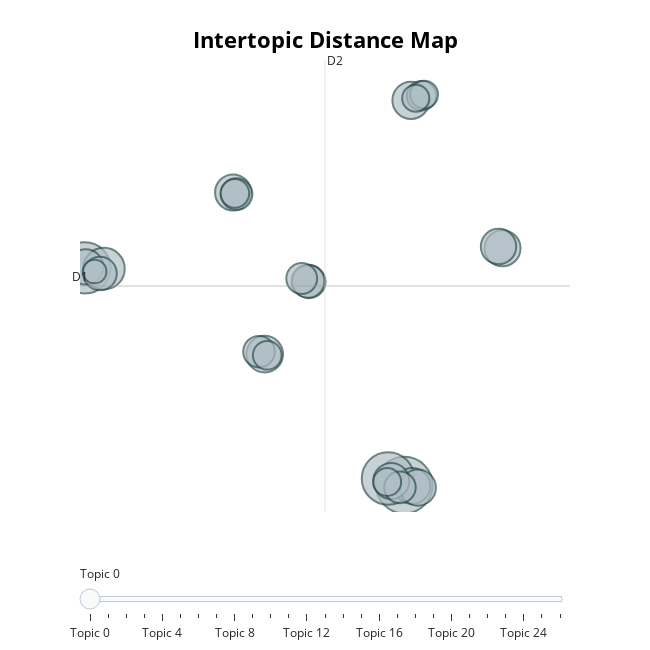

This figure's notebook cell:
### Code cell
topic_model.visualize_topics().show()

### Figure 1 — Plotly figure (JSON) as saved in the notebook; plotly's stock layout.template omitted (floating-point values rounded to 4 significant figures)
{"data": [{"customdata": [[0, "conference | call | raven | welcome | recorded", 74], [1, "and | raven | the | of | our", 64], [2, "electronic | and | we | systems | business", 61], [3, "cash | we | dividend | to | million", 40], [4, "sales | film | disaster | million | films", 32], [5, "aerostar | balloon | and | altitude | for", 31], [6, "turn | call | questions | comments | to", 30], [7, "our | in | atd | we | ag", 30], [8, "operator |  |  |  | ", 30], [9, "presentation |  |  |  | ", 30], [10, "you | thank | we | and | thanks", 30], [11, " |  |  |  | ", 29], [12, "flow | controls | sales | and | in", 29], [13, "quarter | fourth | year | the | will", 26], [14, "president | rykhus | chief | officer | daniel", 25], [15, "vp | relations | board | industries | treasurer", 25], [16, "efd | cli | market | geomembrane | the", 23], [17, "statements | call | forward | looking | made", 23], [18, "contract | parachute | parachutes | aerostar | we", 23], [19, "ceo | moquist | ron | incorporated | industries", 22], [20, "barrier | and | radon | new | product", 20], [21, "steering | tractor | gps | products | and", 19], [22, "aerostar | division | year | sales | million", 19], [23, "copy | release | thank | retrieve | outlining", 18], [24, "resin | raw | price | plastic | increases", 18], [25, "films | markets | we | capacity | equipment", 17], [26, "operating | we | sales | divisions | margins", 13]], "hovertemplate": "<b>Topic %{customdata[0]}</b><br>%{customdata[1]}<br>Size: %{customdata[2]}", "legendgroup": "", "marker": {"color": "#B0BEC5", "line": {"color": "DarkSlateGrey", "width": 2}, "size": [74, 64, 61, 40, 32, 31, 30, 30, 30, 30, 30, 29, 29, 26, 25, 25, 23, 23, 23, 22, 20, 19, 19, 18, 18, 17, 13], "sizemode": "area", "sizeref": 0.04625, "symbol": "circle"}, "mode": "markers", "name": "", "orientation": "v", "showlegend": false, "type": "scatter", "x": [15.49, 14.78, 1.426, 2.266, 15.78, 9.343, 15.84, 7.952, 16.09, 19.81, 14.92, 19.64, 1.456, 2.092, 11.3, 11.25, 8.108, 15.3, 9.093, 10.97, 16.25, 8.03, 9.456, 14.74, 16.36, 15.99, 1.855], "xaxis": "x", "y": [-16.03, -15.36, 5.736, 5.654, 22.51, -2.909, -16.11, 13.28, -16.28, 7.694, -15.61, 7.867, 5.828, 5.169, 4.341, 4.388, 13.12, -16.25, -2.659, 4.663, 22.98, 13.2, -3.023, -15.71, 23.09, 22.72, 5.371], "yaxis": "y"}], "layout": {"annotations": [{"showarrow": false, "text": "D1", "x": 1.212, "y": 3.917, "yshift": 10}, {"showarrow": false, "text": "D2", "x": 12.0, "xshift": 10, "y": 26.55}], "height": 650, "hoverlabel": {"bgcolor": "white", "font": {"family": "Rockwell", "size": 16}}, "legend": {"itemsizing": "constant", "tracegroupgap": 0}, "margin": {"t": 60}, "shapes": [{"line": {"color": "#CFD8DC", "width": 2}, "type": "line", "x0": 12.0, "x1": 12.0, "y0": -18.72, "y1": 26.55}, {"line": {"color": "#9E9E9E", "width": 2}, "type": "line", "x0": 1.212, "x1": 22.79, "y0": 3.917, "y1": 3.917}], "sliders": [{"active": 0, "pad": {"t": 50}, "steps": [{"args": [{"marker.color": [["red", "#B0BEC5", "#B0BEC5", "#B0BEC5", "#B0BEC5", "#B0BEC5", "#B0BEC5", "#B0BEC5", "#B0BEC5", "#B0BEC5", "#B0BEC5", "#B0BEC5", "#B0BEC5", "#B0BEC5", "#B0BEC5", "#B0BEC5", "#B0BEC5", "#B0BEC5", "#B0BEC5", "#B0BEC5", "#B0BEC5", "#B0BEC5", "#B0BEC5", "#B0BEC5", "#B0BEC5", "#B0BEC5", "#B0BEC5"]]}], "label": "Topic 0", "method": "update"}, {"args": [{"marker.color": [["#B0BEC5", "red", "#B0BEC5", "#B0BEC5", "#B0BEC5", "#B0BEC5", "#B0BEC5", "#B0BEC5", "#B0BEC5", "#B0BEC5", "#B0BEC5", "#B0BEC5", "#B0BEC5", "#B0BEC5", "#B0BEC5", "#B0BEC5", "#B0BEC5", "#B0BEC5", "#B0BEC5", "#B0BEC5", "#B0BEC5", "#B0BEC5", "#B0BEC5", "#B0BEC5", "#B0BEC5", "#B0BEC5", "#B0BEC5"]]}], "label": "Topic 1", "method": "update"}, {"args": [{"marker.color": [["#B0BEC5", "#B0BEC5", "red", "#B0BEC5", "#B0BEC5", "#B0BEC5", "#B0BEC5", "#B0BEC5", "#B0BEC5", "#B0BEC5", "#B0BEC5", "#B0BEC5", "#B0BEC5", "#B0BEC5", "#B0BEC5", "#B0BEC5", "#B0BEC5", "#B0BEC5", "#B0BEC5", "#B0BEC5", "#B0BEC5", "#B0BEC5", "#B0BEC5", "#B0BEC5", "#B0BEC5", "#B0BEC5", "#B0BEC5"]]}], "label": "Topic 2", "method": "update"}, {"args": [{"marker.color": [["#B0BEC5", "#B0BEC5", "#B0BEC5", "red", "#B0BEC5", "#B0BEC5", "#B0BEC5", "#B0BEC5", "#B0BEC5", "#B0BEC5", "#B0BEC5", "#B0BEC5", "#B0BEC5", "#B0BEC5", "#B0BEC5", "#B0BEC5", "#B0BEC5", "#B0BEC5", "#B0BEC5", "#B0BEC5", "#B0BEC5", "#B0BEC5", "#B0BEC5", "#B0BEC5", "#B0BEC5", "#B0BEC5", "#B0BEC5"]]}], "label": "Topic 3", "method": "update"}, {"args": [{"marker.color": [["#B0BEC5", "#B0BEC5", "#B0BEC5", "#B0BEC5", "red", "#B0BEC5", "#B0BEC5", "#B0BEC5", "#B0BEC5", "#B0BEC5", "#B0BEC5", "#B0BEC5", "#B0BEC5", "#B0BEC5", "#B0BEC5", "#B0BEC5", "#B0BEC5", "#B0BEC5", "#B0BEC5", "#B0BEC5", "#B0BEC5", "#B0BEC5", "#B0BEC5", "#B0BEC5", "#B0BEC5", "#B0BEC5", "#B0BEC5"]]}], "label": "Topic 4", "method": "update"}, {"args": [{"marker.color": [["#B0BEC5", "#B0BEC5", "#B0BEC5", "#B0BEC5", "#B0BEC5", "red", "#B0BEC5", "#B0BEC5", "#B0BEC5", "#B0BEC5", "#B0BEC5", "#B0BEC5", "#B0BEC5", "#B0BEC5", "#B0BEC5", "#B0BEC5", "#B0BEC5", "#B0BEC5", "#B0BEC5", "#B0BEC5", "#B0BEC5", "#B0BEC5", "#B0BEC5", "#B0BEC5", "#B0BEC5", "#B0BEC5", "#B0BEC5"]]}], "label": "Topic 5", "method": "update"}, {"args": [{"marker.color": [["#B0BEC5", "#B0BEC5", "#B0BEC5", "#B0BEC5", "#B0BEC5", "#B0BEC5", "red", "#B0BEC5", "#B0BEC5", "#B0BEC5", "#B0BEC5", "#B0BEC5", "#B0BEC5", "#B0BEC5", "#B0BEC5", "#B0BEC5", "#B0BEC5", "#B0BEC5", "#B0BEC5", "#B0BEC5", "#B0BEC5", "#B0BEC5", "#B0BEC5", "#B0BEC5", "#B0BEC5", "#B0BEC5", "#B0BEC5"]]}], "label": "Topic 6", "method": "update"}, {"args": [{"marker.color": [["#B0BEC5", "#B0BEC5", "#B0BEC5", "#B0BEC5", "#B0BEC5", "#B0BEC5", "#B0BEC5", "red", "#B0BEC5", "#B0BEC5", "#B0BEC5", "#B0BEC5", "#B0BEC5", "#B0BEC5", "#B0BEC5", "#B0BEC5", "#B0BEC5", "#B0BEC5", "#B0BEC5", "#B0BEC5", "#B0BEC5", "#B0BEC5", "#B0BEC5", "#B0BEC5", "#B0BEC5", "#B0BEC5", "#B0BEC5"]]}], "label": "Topic 7", "method": "update"}, {"args": [{"marker.color": [["#B0BEC5", "#B0BEC5", "#B0BEC5", "#B0BEC5", "#B0BEC5", "#B0BEC5", "#B0BEC5", "#B0BEC5", "red", "#B0BEC5", "#B0BEC5", "#B0BEC5", "#B0BEC5", "#B0BEC5", "#B0BEC5", "#B0BEC5", "#B0BEC5", "#B0BEC5", "#B0BEC5", "#B0BEC5", "#B0BEC5", "#B0BEC5", "#B0BEC5", "#B0BEC5", "#B0BEC5", "#B0BEC5", "#B0BEC5"]]}], "label": "Topic 8", "method": "update"}, {"args": [{"marker.color": [["#B0BEC5", "#B0BEC5", "#B0BEC5", "#B0BEC5", "#B0BEC5", "#B0BEC5", "#B0BEC5", "#B0BEC5", "#B0BEC5", "red", "#B0BEC5", "#B0BEC5", "#B0BEC5", "#B0BEC5", "#B0BEC5", "#B0BEC5", "#B0BEC5", "#B0BEC5", "#B0BEC5", "#B0BEC5", "#B0BEC5", "#B0BEC5", "#B0BEC5", "#B0BEC5", "#B0BEC5", "#B0BEC5", "#B0BEC5"]]}], "label": "Topic 9", "method": "update"}, {"args": [{"marker.color": [["#B0BEC5", "#B0BEC5", "#B0BEC5", "#B0BEC5", "#B0BEC5", "#B0BEC5", "#B0BEC5", "#B0BEC5", "#B0BEC5", "#B0BEC5", "red", "#B0BEC5", "#B0BEC5", "#B0BEC5", "#B0BEC5", "#B0BEC5", "#B0BEC5", "#B0BEC5", "#B0BEC5", "#B0BEC5", "#B0BEC5", "#B0BEC5", "#B0BEC5", "#B0BEC5", "#B0BEC5", "#B0BEC5", "#B0BEC5"]]}], "label": "Topic 10", "method": "update"}, {"args": [{"marker.color": [["#B0BEC5", "#B0BEC5", "#B0BEC5", "#B0BEC5", "#B0BEC5", "#B0BEC5", "#B0BEC5", "#B0BEC5", "#B0BEC5", "#B0BEC5", "#B0BEC5", "red", "#B0BEC5", "#B0BEC5", "#B0BEC5", "#B0BEC5", "#B0BEC5", "#B0BEC5", "#B0BEC5", "#B0BEC5", "#B0BEC5", "#B0BEC5", "#B0BEC5", "#B0BEC5", "#B0BEC5", "#B0BEC5", "#B0BEC5"]]}], "label": "Topic 11", "method": "update"}, {"args": [{"marker.color": [["#B0BEC5", "#B0BEC5", "#B0BEC5", "#B0BEC5", "#B0BEC5", "#B0BEC5", "#B0BEC5", "#B0BEC5", "#B0BEC5", "#B0BEC5", "#B0BEC5", "#B0BEC5", "red", "#B0BEC5", "#B0BEC5", "#B0BEC5", "#B0BEC5", "#B0BEC5", "#B0BEC5", "#B0BEC5", "#B0BEC5", "#B0BEC5", "#B0BEC5", "#B0BEC5", "#B0BEC5", "#B0BEC5", "#B0BEC5"]]}], "label": "Topic 12", "method": "update"}, {"args": [{"marker.color": [["#B0BEC5", "#B0BEC5", "#B0BEC5", "#B0BEC5", "#B0BEC5", "#B0BEC5", "#B0BEC5", "#B0BEC5", "#B0BEC5", "#B0BEC5", "#B0BEC5", "#B0BEC5", "#B0BEC5", "red", "#B0BEC5", "#B0BEC5", "#B0BEC5", "#B0BEC5", "#B0BEC5", "#B0BEC5", "#B0BEC5", "#B0BEC5", "#B0BEC5", "#B0BEC5", "#B0BEC5", "#B0BEC5", "#B0BEC5"]]}], "label": "Topic 13", "method": "update"}, {"args": [{"marker.color": [["#B0BEC5", "#B0BEC5", "#B0BEC5", "#B0BEC5", "#B0BEC5", "#B0BEC5", "#B0BEC5", "#B0BEC5", "#B0BEC5", "#B0BEC5", "#B0BEC5", "#B0BEC5", "#B0BEC5", "#B0BEC5", "red", "#B0BEC5", "#B0BEC5", "#B0BEC5", "#B0BEC5", "#B0BEC5", "#B0BEC5", "#B0BEC5", "#B0BEC5", "#B0BEC5", "#B0BEC5", "#B0BEC5", "#B0BEC5"]]}], "label": "Topic 14", "method": "update"}, {"args": [{"marker.color": [["#B0BEC5", "#B0BEC5", "#B0BEC5", "#B0BEC5", "#B0BEC5", "#B0BEC5", "#B0BEC5", "#B0BEC5", "#B0BEC5", "#B0BEC5", "#B0BEC5", "#B0BEC5", "#B0BEC5", "#B0BEC5", "#B0BEC5", "red", "#B0BEC5", "#B0BEC5", "#B0BEC5", "#B0BEC5", "#B0BEC5", "#B0BEC5", "#B0BEC5", "#B0BEC5", "#B0BEC5", "#B0BEC5", "#B0BEC5"]]}], "label": "Topic 15", "method": "update"}, {"args": [{"marker.color": [["#B0BEC5", "#B0BEC5", "#B0BEC5", "#B0BEC5", "#B0BEC5", "#B0BEC5", "#B0BEC5", "#B0BEC5", "#B0BEC5", "#B0BEC5", "#B0BEC5", "#B0BEC5", "#B0BEC5", "#B0BEC5", "#B0BEC5", "#B0BEC5", "red", "#B0BEC5", "#B0BEC5", "#B0BEC5", "#B0BEC5", "#B0BEC5", "#B0BEC5", "#B0BEC5", "#B0BEC5", "#B0BEC5", "#B0BEC5"]]}], "label": "Topic 16", "method": "update"}, {"args": [{"marker.color": [["#B0BEC5", "#B0BEC5", "#B0BEC5", "#B0BEC5", "#B0BEC5", "#B0BEC5", "#B0BEC5", "#B0BEC5", "#B0BEC5", "#B0BEC5", "#B0BEC5", "#B0BEC5", "#B0BEC5", "#B0BEC5", "#B0BEC5", "#B0BEC5", "#B0BEC5", "red", "#B0BEC5", "#B0BEC5", "#B0BEC5", "#B0BEC5", "#B0BEC5", "#B0BEC5", "#B0BEC5", "#B0BEC5", "#B0BEC5"]]}], "label": "Topic 17", "method": "update"}, {"args": [{"marker.color": [["#B0BEC5", "#B0BEC5", "#B0BEC5", "#B0BEC5", "#B0BEC5", "#B0BEC5", "#B0BEC5", "#B0BEC5", "#B0BEC5", "#B0BEC5", "#B0BEC5", "#B0BEC5", "#B0BEC5", "#B0BEC5", "#B0BEC5", "#B0BEC5", "#B0BEC5", "#B0BEC5", "red", "#B0BEC5", "#B0BEC5", "#B0BEC5", "#B0BEC5", "#B0BEC5", "#B0BEC5", "#B0BEC5", "#B0BEC5"]]}], "label": "Topic 18", "method": "update"}, {"args": [{"marker.color": [["#B0BEC5", "#B0BEC5", "#B0BEC5", "#B0BEC5", "#B0BEC5", "#B0BEC5", "#B0BEC5", "#B0BEC5", "#B0BEC5", "#B0BEC5", "#B0BEC5", "#B0BEC5", "#B0BEC5", "#B0BEC5", "#B0BEC5", "#B0BEC5", "#B0BEC5", "#B0BEC5", "#B0BEC5", "red", "#B0BEC5", "#B0BEC5", "#B0BEC5", "#B0BEC5", "#B0BEC5", "#B0BEC5", "#B0BEC5"]]}], "label": "Topic 19", "method": "update"}, {"args": [{"marker.color": [["#B0BEC5", "#B0BEC5", "#B0BEC5", "#B0BEC5", "#B0BEC5", "#B0BEC5", "#B0BEC5", "#B0BEC5", "#B0BEC5", "#B0BEC5", "#B0BEC5", "#B0BEC5", "#B0BEC5", "#B0BEC5", "#B0BEC5", "#B0BEC5", "#B0BEC5", "#B0BEC5", "#B0BEC5", "#B0BEC5", "red", "#B0BEC5", "#B0BEC5", "#B0BEC5", "#B0BEC5", "#B0BEC5", "#B0BEC5"]]}], "label": "Topic 20", "method": "update"}, {"args": [{"marker.color": [["#B0BEC5", "#B0BEC5", "#B0BEC5", "#B0BEC5", "#B0BEC5", "#B0BEC5", "#B0BEC5", "#B0BEC5", "#B0BEC5", "#B0BEC5", "#B0BEC5", "#B0BEC5", "#B0BEC5", "#B0BEC5", "#B0BEC5", "#B0BEC5", "#B0BEC5", "#B0BEC5", "#B0BEC5", "#B0BEC5", "#B0BEC5", "red", "#B0BEC5", "#B0BEC5", "#B0BEC5", "#B0BEC5", "#B0BEC5"]]}], "label": "Topic 21", "method": "update"}, {"args": [{"marker.color": [["#B0BEC5", "#B0BEC5", "#B0BEC5", "#B0BEC5", "#B0BEC5", "#B0BEC5", "#B0BEC5", "#B0BEC5", "#B0BEC5", "#B0BEC5", "#B0BEC5", "#B0BEC5", "#B0BEC5", "#B0BEC5", "#B0BEC5", "#B0BEC5", "#B0BEC5", "#B0BEC5", "#B0BEC5", "#B0BEC5", "#B0BEC5", "#B0BEC5", "red", "#B0BEC5", "#B0BEC5", "#B0BEC5", "#B0BEC5"]]}], "label": "Topic 22", "method": "update"}, {"args": [{"marker.color": [["#B0BEC5", "#B0BEC5", "#B0BEC5", "#B0BEC5", "#B0BEC5", "#B0BEC5", "#B0BEC5", "#B0BEC5", "#B0BEC5", "#B0BEC5", "#B0BEC5", "#B0BEC5", "#B0BEC5", "#B0BEC5", "#B0BEC5", "#B0BEC5", "#B0BEC5", "#B0BEC5", "#B0BEC5", "#B0BEC5", "#B0BEC5", "#B0BEC5", "#B0BEC5", "red", "#B0BEC5", "#B0BEC5", "#B0BEC5"]]}], "label": "Topic 23", "method": "update"}, {"args": [{"marker.color": [["#B0BEC5", "#B0BEC5", "#B0BEC5", "#B0BEC5", "#B0BEC5", "#B0BEC5", "#B0BEC5", "#B0BEC5", "#B0BEC5", "#B0BEC5", "#B0BEC5", "#B0BEC5", "#B0BEC5", "#B0BEC5", "#B0BEC5", "#B0BEC5", "#B0BEC5", "#B0BEC5", "#B0BEC5", "#B0BEC5", "#B0BEC5", "#B0BEC5", "#B0BEC5", "#B0BEC5", "red", "#B0BEC5", "#B0BEC5"]]}], "label": "Topic 24", "method": "update"}, {"args": [{"marker.color": [["#B0BEC5", "#B0BEC5", "#B0BEC5", "#B0BEC5", "#B0BEC5", "#B0BEC5", "#B0BEC5", "#B0BEC5", "#B0BEC5", "#B0BEC5", "#B0BEC5", "#B0BEC5", "#B0BEC5", "#B0BEC5", "#B0BEC5", "#B0BEC5", "#B0BEC5", "#B0BEC5", "#B0BEC5", "#B0BEC5", "#B0BEC5", "#B0BEC5", "#B0BEC5", "#B0BEC5", "#B0BEC5", "red", "#B0BEC5"]]}], "label": "Topic 25", "method": "update"}, {"args": [{"marker.color": [["#B0BEC5", "#B0BEC5", "#B0BEC5", "#B0BEC5", "#B0BEC5", "#B0BEC5", "#B0BEC5", "#B0BEC5", "#B0BEC5", "#B0BEC5", "#B0BEC5", "#B0BEC5", "#B0BEC5", "#B0BEC5", "#B0BEC5", "#B0BEC5", "#B0BEC5", "#B0BEC5", "#B0BEC5", "#B0BEC5", "#B0BEC5", "#B0BEC5", "#B0BEC5", "#B0BEC5", "#B0BEC5", "#B0BEC5", "red"]]}], "label": "Topic 26", "method": "update"}]}], "title": {"font": {"color": "Black", "size": 22}, "text": "<b>Intertopic Distance Map</b>", "x": 0.5, "xanchor": "center", "y": 0.95, "yanchor": "top"}, "width": 650, "xaxis": {"anchor": "y", "domain": [0, 1], "range": [1.212, 22.79], "title": {"text": ""}, "visible": false}, "yaxis": {"anchor": "x", "domain": [0, 1], "range": [-18.72, 26.55], "title": {"text": ""}, "visible": false}}}
